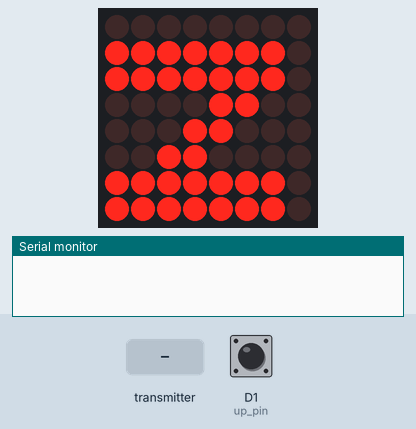
Simulated run of this program. Board: ESP8266 (Wemos D1 mini). Shown: 8×8 LED matrix, the last lines printed to the serial monitor. The test bench sets the inputs (shaded band); at power-on: D1 (up_pin) HIGH.

Above: at 1.2 s.
1.3 s: the transmitter starts sending gear = 256
At 2.0 s:
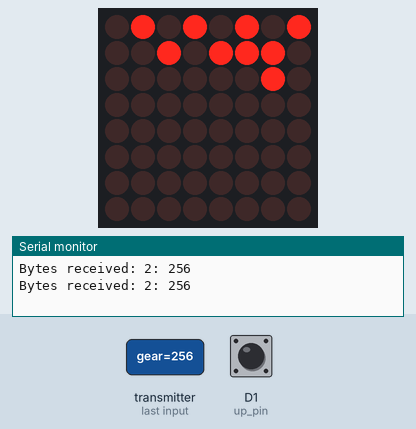
2.8 s: the transmitter starts sending gear = 512
At 3.1 s:
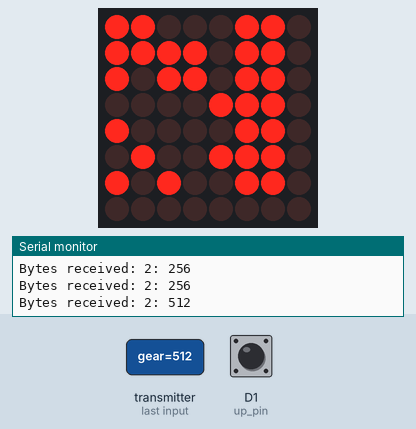
4.3 s: the transmitter starts sending gear = 1023
At 5.5 s:
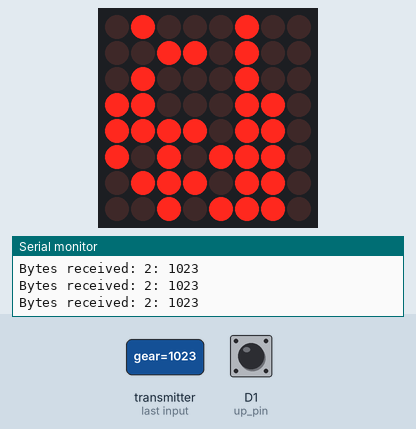
5.8 s: the transmitter starts sending gear = 0
At 6.6 s:
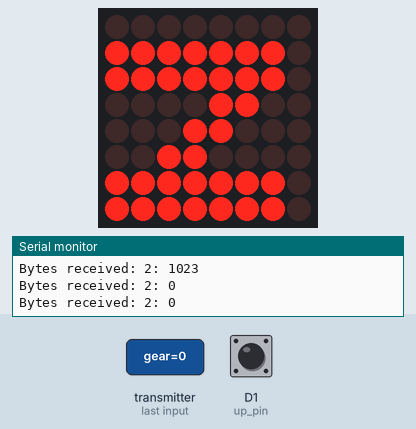
Timing chart, 0 to 8.3 s (numbered marks = the images above; inputs shaded):
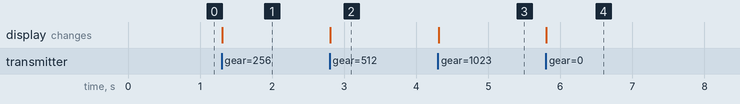

Measured:
- after the input at 1.3 s, the display: changes at once (image 1)
- after the input at 2.8 s, the display: changes at once (image 2)
- after the input at 4.3 s, the display: changes at once (image 3)
- after the input at 5.8 s, the display: changes at once (image 4)

The program:

main.cpp
```cpp
// has to be included if using PlatformIO
#include <Arduino.h>
// include the MAX7219 library
#include "LedControl.h"
// libraries for esp-now
#include <ESP8266WiFi.h>
#include <espnow.h>


const int8_t up_pin = D1;
const int8_t down_pin = D2;

uint8 brightness = 5;

volatile long t0 = 0;
volatile bool pressed_up = false;

IRAM_ATTR void ISR0() {
  if (!pressed_up) {
    t0 = millis();
    pressed_up = true;
  }
}

// Structure example to receive data
// Must match the sender structure
typedef struct struct_message {
    int16_t gear;
} struct_message;
struct_message Gear;

// Callback function that will be executed when data is received
void OnDataRecv(uint8_t * mac, uint8_t *incomingData, uint8_t len) {
  memcpy(&Gear, incomingData, sizeof(Gear));
  Serial.print("Bytes received: ");
  Serial.print(len);
  Serial.print(": ");
  Serial.println(Gear.gear);
}


/*
 Now we need an LedControl instance to work with.

 pin 13 is connected to the DataIn
 pin 14 is connected to the CLK
 pin 15 is connected to LOAD
 We have only a single MAX7219.
 check your gpio pin numbers for the microcontroller you are using
 */
//                  MOSI/DIN,CLK,SS,NUM
LedControl lc=LedControl(13, 14, 15, 1);

// get hex code from: https://xantorohara.github.io/led-matrix-editor/
const uint64_t IMAGES[] = {
  0x00317b4e4c7f7f00,
  0x7f7f0c18307f7f00,
  0x0001017f7f110100,
  0x0031794945672300,
  0x00367f4949632200,
  0x00047f7f24140c00,
  0x004e5f5151737200,
  0x00266f49497f3e00,
  0x0060785f47606000,
  0x00367f49497f3600,
  0x003e7f49497b3200
};
const int IMAGES_LEN = sizeof(IMAGES)/8;

// function for converting hex to binary and setting each pixel one by one.
void displayImage(uint64_t image) {
  for (int i = 0; i < 8; i++) {
    byte row = (image >> i * 8) & 0xFF;
    for (int j = 0; j < 8; j++) {
      //    addr,row,col,value
      lc.setLed(0, i, j, bitRead(row, j));
    }
  }
}

void setup() {
  // Initialize Serial Monitor
  Serial.begin(115200);

  // Set device as a Wi-Fi Station
  WiFi.mode(WIFI_STA);

  // Init ESP-NOW
  if (esp_now_init() != 0) {
    Serial.println("Error initializing ESP-NOW");
    return;
  }

  // Once ESPNow is successfully Init, we will register for recv CB to
  // get recv packer info
  esp_now_set_self_role(ESP_NOW_ROLE_SLAVE);
  esp_now_register_recv_cb(OnDataRecv);

  /*
   The MAX72XX is in power-saving mode on startup,
   we have to do a wakeup call
   */
  lc.shutdown(0,false);
  /* Set the brightness (0-10) */
  lc.setIntensity(0,brightness);
  /* and clear the display (black) */
  lc.clearDisplay(0);

  attachInterrupt(digitalPinToInterrupt(up_pin), ISR0, FALLING);
}

// main loop
void loop() {

  if (pressed_up) {
    if ((millis()-t0) > 20) {
      if (digitalRead(up_pin) == LOW) {
        if (brightness==10) {
          brightness = 0;
        }
        lc.setIntensity(0,brightness++);
      }
      pressed_up = false;
    }
  }
  // draw number
  displayImage(IMAGES[Gear.gear+1]);

  // 2 millisecond delay
  delay(2);
}
```
